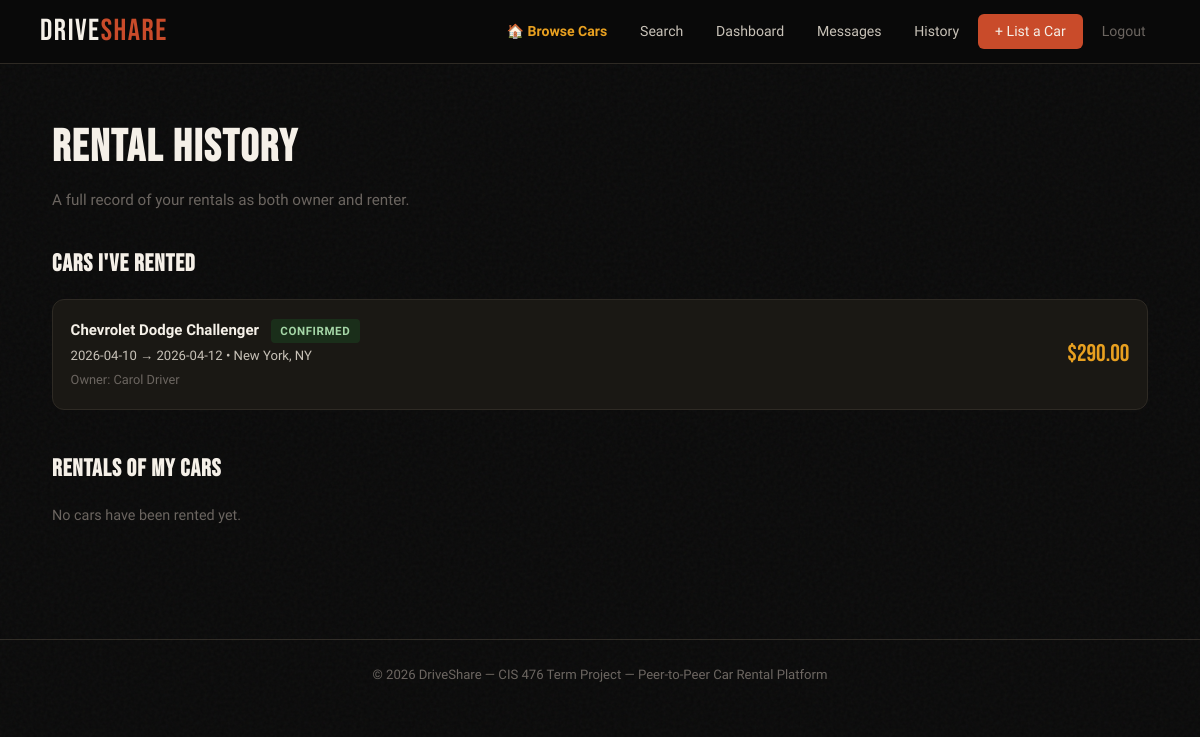
Page /history (signed in) on the earlier database version.
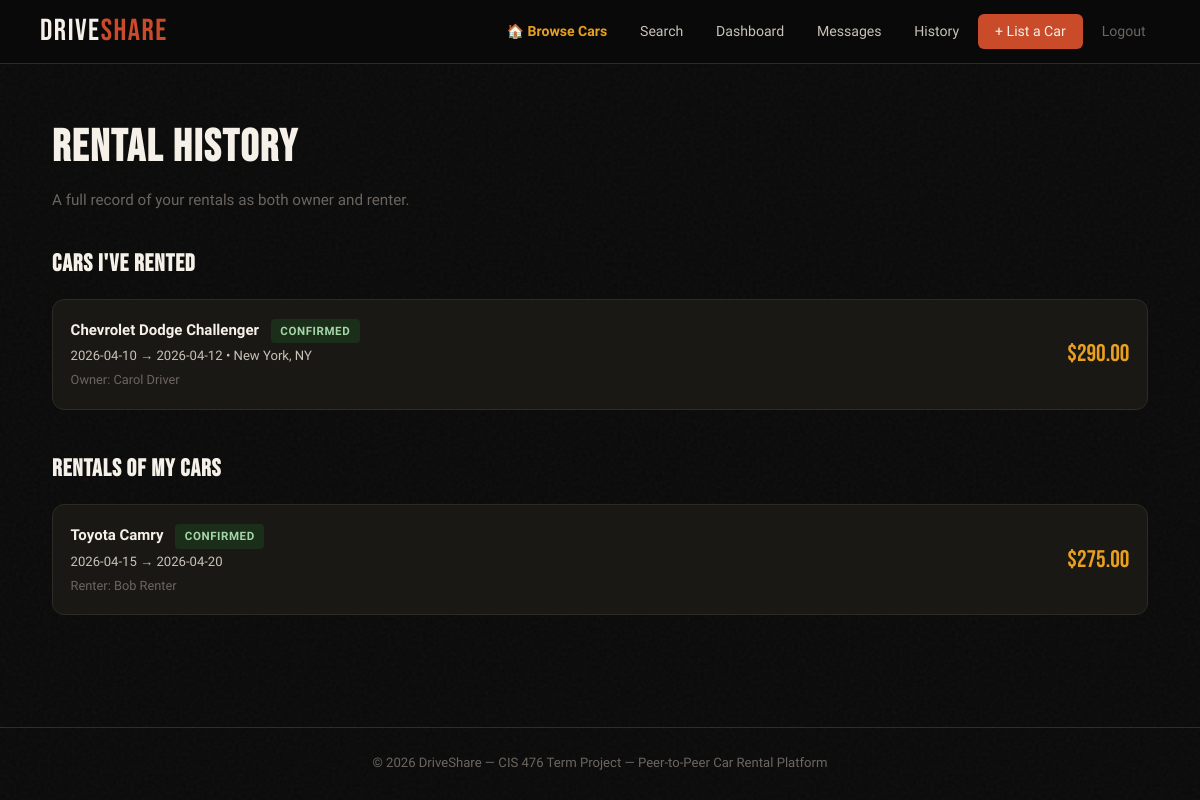
Same page on the later database version.
### tables this page shows
CREATE TABLE bookings (
            id          INTEGER PRIMARY KEY AUTOINCREMENT,
            car_id      INTEGER NOT NULL REFERENCES cars(id),
            renter_id   INTEGER NOT NULL REFERENCES users(id),
            start_date  DATE    NOT NULL,
            end_date    DATE    NOT NULL,
            total_price REAL    NOT NULL,
            status      TEXT    DEFAULT 'pending',  -- pending/approved/confirmed/cancelled
            created_at  DATETIME DEFAULT CURRENT_TIMESTAMP
        );

CREATE TABLE cars (
            id            INTEGER PRIMARY KEY AUTOINCREMENT,
            owner_id      INTEGER NOT NULL REFERENCES users(id),
            make          TEXT    NOT NULL,   -- e.g. Toyota
            model         TEXT    NOT NULL,   -- e.g. Camry
            year          INTEGER NOT NULL,
            mileage       INTEGER DEFAULT 0,
            location      TEXT    NOT NULL,
            price_per_day REAL    NOT NULL,
            description   TEXT    DEFAULT '',
            image_url     TEXT    DEFAULT '',
            avail_start   DATE,               -- availability window start
            avail_end     DATE,               -- availability window end
            is_available  INTEGER DEFAULT 1,  -- 1=available, 0=unlisted
            created_at    DATETIME DEFAULT CURRENT_TIMESTAMP
        );

CREATE TABLE users (
            id               INTEGER PRIMARY KEY AUTOINCREMENT,
            name             TEXT    NOT NULL,
            email            TEXT    UNIQUE NOT NULL,
            password         TEXT    NOT NULL,          -- SHA-256 hash
            security_q1      TEXT    NOT NULL,          -- question text
            security_answer1 TEXT    NOT NULL,          -- SHA-256 hash
            security_q2      TEXT    NOT NULL,
            security_answer2 TEXT    NOT NULL,
            security_q3      TEXT    NOT NULL,
            security_answer3 TEXT    NOT NULL,
            balance          REAL    DEFAULT 500.00,    -- demo wallet balance
            created_at       DATETIME DEFAULT CURRENT_TIMESTAMP
        );

### app.py (the view)
@app.route('/history')
@login_required
def rental_history():
    user = UserSession.get_instance().get_current_user()
    db   = get_db()
    as_renter = db.execute(
        """SELECT b.*, c.make, c.model, c.location, c.image_url,
                  u.name as owner_name
           FROM bookings b
           JOIN cars c ON b.car_id=c.id
           JOIN users u ON c.owner_id=u.id
           WHERE b.renter_id=? ORDER BY b.created_at DESC""",
        (user['id'],)
    ).fetchall()
    as_owner = db.execute(
        """SELECT b.*, c.make, c.model, u.name as renter_name
           FROM bookings b
           JOIN cars c ON b.car_id=c.id
           JOIN users u ON b.renter_id=u.id
           WHERE c.owner_id=? ORDER BY b.created_at DESC""",
        (user['id'],)
    ).fetchall()
    return render_template('history.html',
                           as_renter=as_renter, as_owner=as_owner, user=user)

### app.py (called while the page is built)
def login_required(f):
    from functools import wraps
    @wraps(f)
    def decorated(*args, **kwargs):
        if not UserSession.get_instance().is_logged_in():
            flash('Please log in to continue.', 'warning')
            return redirect(url_for('login'))
        return f(*args, **kwargs)
    return decorated

    @classmethod
    def get_instance(cls):
        if cls._instance is None:
            cls._instance = cls()
        return cls._instance

    def get_current_user(self):
        if 'user_id' in session:
            return {'id': session['user_id'],
                    'email': session['user_email'],
                    'name': session['user_name']}
        return None

    def is_logged_in(self):
        return 'user_id' in session

### database.py (called while the page is built)
def get_db():
    if 'db' not in g:
        g.db = sqlite3.connect(DATABASE)
        g.db.row_factory = sqlite3.Row   # rows behave like dicts (row['col'])
        g.db.execute("PRAGMA foreign_keys = ON")   # enforce FK constraints
    return g.db

### templates/history.html (shortened to what this page needs)
{% extends "base.html" %}
{% block content %}
<div class="container page-pad">
  <h1 class="page-title">Rental History</h1>
  <p class="page-subtitle">A full record of your rentals as both owner and renter.</p>
  <h2 class="section-label" style="margin-bottom:1rem;">Cars I've Rented</h2>
  {% if as_renter %}
  <div style="display:flex; flex-direction:column; gap:0.75rem; margin-bottom:2.5rem;">
    {% for b in as_renter %}
    <div class="card">
      <div class="card-body" style="display:flex; justify-content:space-between; align-items:center; flex-wrap:wrap; gap:0.5rem;">
        <div>
          <strong style="color:var(--white);">{{ b.make }} {{ b.model }}</strong>
          <span class="badge badge-{{ b.status }}" style="margin-left:0.5rem;">{{ b.status }}</span><br>
          <span style="font-size:0.82rem; color:var(--gray-lt);">{{ b.start_date }} → {{ b.end_date }} &bull; {{ b.location }}</span><br>
          <span style="font-size:0.8rem; color:var(--gray);">Owner: {{ b.owner_name }}</span>
        </div>
        <div style="font-family:'Bebas Neue',sans-serif; font-size:1.5rem; color:var(--amber);">${{ "%.2f"|format(b.total_price) }}</div>
      </div>
    </div>
    {% endfor %}
  </div>
  {% else %}
  <p style="color:var(--gray); font-size:0.9rem; margin-bottom:2rem;">No rental history yet.</p>
  {% endif %}
  <h2 class="section-label" style="margin-bottom:1rem;">Rentals of My Cars</h2>
  {% if as_owner %}
  <div style="display:flex; flex-direction:column; gap:0.75rem;">
    {% for b in as_owner %}
    <div class="card">
      <div class="card-body" style="display:flex; justify-content:space-between; align-items:center; flex-wrap:wrap; gap:0.5rem;">
        <div>
          <strong style="color:var(--white);">{{ b.make }} {{ b.model }}</strong>
          <span class="badge badge-{{ b.status }}" style="margin-left:0.5rem;">{{ b.status }}</span><br>
          <span style="font-size:0.82rem; color:var(--gray-lt);">{{ b.start_date }} → {{ b.end_date }}</span><br>
          <span style="font-size:0.8rem; color:var(--gray);">Renter: {{ b.renter_name }}</span>
        </div>
        <div style="font-family:'Bebas Neue',sans-serif; font-size:1.5rem; color:var(--amber);">${{ "%.2f"|format(b.total_price) }}</div>
      </div>
    </div>
    {% endfor %}
  </div>
  {% else %}
  <p style="color:var(--gray); font-size:0.9rem;">No cars have been rented yet.</p>
  {% endif %}
</div>
{% endblock %}

Differences in the rows shown:
added bookings: make "Toyota", model "Camry", status "CONFIRMED", start_date "2026-04-15", end_date "2026-04-20", renter_name "Bob Renter", total_price "275.00", shown under "Rentals of My Cars"
Other differences:
text no longer shown: "No cars have been rented yet."
